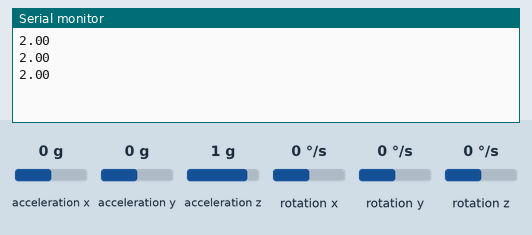
Simulated run of this sketch. Board: Arduino Uno, built with avr-gcc and run on an emulated ATmega328P. On the bench: the last lines printed to the serial monitor. Wiring (inferred from the names in the program): MPU-6050 motion sensor at I2C address 0x68. The test bench sets the inputs (shaded band); at power-on: acceleration x 0 g, acceleration y 0 g, acceleration z 1 g, rotation x 0 °/s, rotation y 0 °/s, rotation z 0 °/s.

Above: at 1.3 s.
1.4 s: acceleration x set to -1.4 g
At 1.9 s:
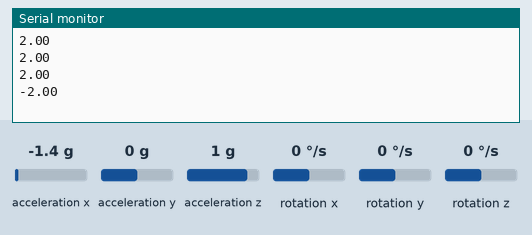
2.9 s: acceleration y set to -1.4 g
At 3.4 s:
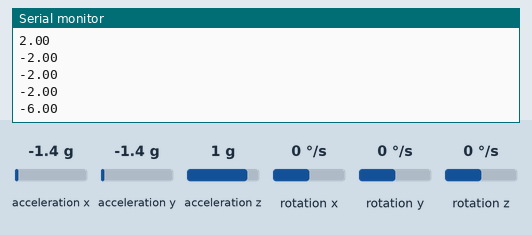
4.4 s: acceleration z set to -1.4 g
At 4.9 s:
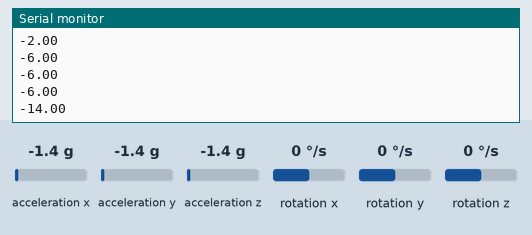
5.9 s: rotation x set to -192 °/s
At 6.4 s:
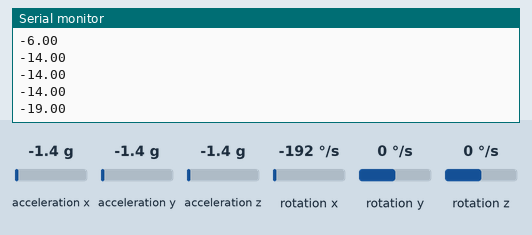
Timing chart, 0 to 8.4 s (numbered marks = the images above; inputs shaded):
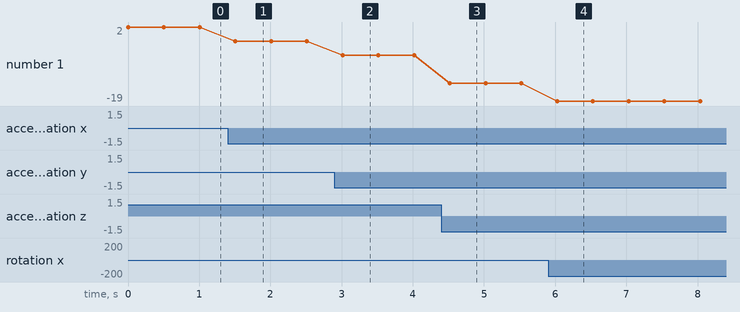

Measured:
- after the input at 1.4 s, the serial monitor: prints a new line after 0.11 s (image 1)
- after the input at 2.9 s, the serial monitor: prints a new line after 0.12 s (image 2)
- after the input at 4.4 s, the serial monitor: prints a new line after 0.12 s (image 3)
- after the input at 5.9 s, the serial monitor: prints a new line after 0.13 s (image 4)
- plotted number 1: 2 → -2 after the input at 1.4 s, -2 → -6 after the input at 2.9 s, -6 → -14 after the input at 4.4 s, -14 → -19 after the input at 5.9 s

The sketch:

floatavg.ino
```cpp
#include<Wire.h> // Importa la libreria per comunicare con l'accelerometro tramite protocollo I2C

const int MPU=0x68;  // I2C indirizzo dell' MPU-6050


int16_t AcX,AcY,AcZ,Tmp; // Inizializzo le variabili intere AcX, AcY, AcZ, Tmp

int valori[5]; //Array in cui ci salvi i valori letti
int T_campionamento;
int somma;
float media;

float avg(){
    for(int i = 0; i<5; i++){

  valori[i]=(Wire.read()<<8|Wire.read())/1000;  // 0x3F (ACCEL_ZOUT_H) & 0x40 (ACCEL_ZOUT_L
  delay(T_campionamento);
  //
 }
 somma = 0;
 for( int j = 0; j < 5; j++){
   somma = somma + valori[j];
   }

   media = somma/5;
  return media;
  }
//SETUP
void setup(){
  //Avvio e imposto la comunicazione con l'accelerometro usando il protocollo I2C
  Wire.begin();
  Wire.beginTransmission(MPU);
  Wire.write(0x6B);  // Setto l'ndirizzo
  Wire.write(0);     // Invio un bit per avviare la comunicazione con lo slave (wakes up the MPU-6050)
  Wire.endTransmission(true);
  //

  //Avvio la comunicazione con il monitor seriale
  Serial.begin(9600);
  //
}

//LOOP
void loop(){
  //Funzione millis che tiene traccia del tempo trascorso
  //

  //Avvio una comunicazione tra MASTER(arduino) e SLAVE(accelerometro)
  Wire.beginTransmission(MPU);
  Wire.write(0x3B);  // Starting with register 0x3B (ACCEL_XOUT_H)
  Wire.endTransmission(false);
  Wire.requestFrom(MPU,14,true);  // Request a total of 14 registers
  //

  //Leggo i dati forniti dall'accelerometro
   Serial.println(avg());
   delay(500);
}
```
